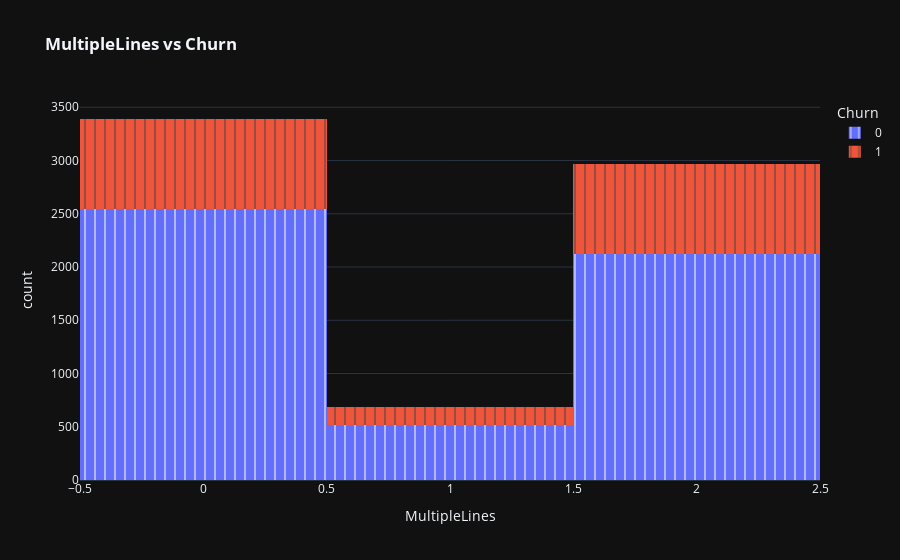

The code cell stored with this chart in its notebook:
### Code cell
fig = px.histogram(data_frame=df,
             x="MultipleLines",
             color="Churn",
             title="<b>MultipleLines vs Churn</b>",
             pattern_shape_sequence=['|'],
             template='plotly_dark') 
fig.show()

### Figure 1 — Plotly figure (JSON) as saved in the notebook; plotly's stock layout.template omitted (floating-point values rounded to 4 significant figures; data arrays with more than 128 entries replaced by an {"elided": "..."} marker saying what was removed)
{"data": [{"alignmentgroup": "True", "bingroup": "x", "hovertemplate": "Churn=0<br>MultipleLines=%{x}<br>count=%{y}<extra></extra>", "legendgroup": "0", "marker": {"color": "#636efa", "pattern": {"shape": "|"}}, "name": "0", "offsetgroup": "0", "orientation": "v", "showlegend": true, "type": "histogram", "x": {"elided": "5174 int values"}, "xaxis": "x", "yaxis": "y"}, {"alignmentgroup": "True", "bingroup": "x", "hovertemplate": "Churn=1<br>MultipleLines=%{x}<br>count=%{y}<extra></extra>", "legendgroup": "1", "marker": {"color": "#EF553B", "pattern": {"shape": "|"}}, "name": "1", "offsetgroup": "1", "orientation": "v", "showlegend": true, "type": "histogram", "x": {"elided": "1869 int values"}, "xaxis": "x", "yaxis": "y"}], "layout": {"barmode": "relative", "legend": {"title": {"text": "Churn"}, "tracegroupgap": 0}, "title": {"text": "<b>MultipleLines vs Churn</b>"}, "xaxis": {"anchor": "y", "domain": [0, 1], "title": {"text": "MultipleLines"}}, "yaxis": {"anchor": "x", "domain": [0, 1], "title": {"text": "count"}}}}
